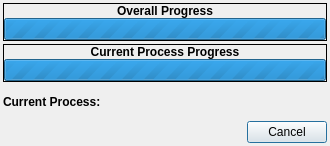
<?xml version="1.0" encoding="UTF-8"?>
<ui version="4.0">
 <class>DualProgressIndicator</class>
 <widget class="QDialog" name="DualProgressIndicator">
  <property name="windowModality">
   <enum>Qt::ApplicationModal</enum>
  </property>
  <property name="geometry">
   <rect>
    <x>0</x>
    <y>0</y>
    <width>330</width>
    <height>146</height>
   </rect>
  </property>
  <property name="sizePolicy">
   <sizepolicy hsizetype="Fixed" vsizetype="Fixed">
    <horstretch>0</horstretch>
    <verstretch>0</verstretch>
   </sizepolicy>
  </property>
  <property name="minimumSize">
   <size>
    <width>330</width>
    <height>146</height>
   </size>
  </property>
  <property name="maximumSize">
   <size>
    <width>330</width>
    <height>146</height>
   </size>
  </property>
  <property name="windowTitle">
   <string>Process Title</string>
  </property>
  <property name="windowIcon">
   <iconset resource="gui_icons.qrc">
    <normaloff>:/icons/openrpgmaker.png</normaloff>:/icons/openrpgmaker.png</iconset>
  </property>
  <property name="styleSheet">
   <string notr="true">.QFrame
{
	border-width: 1px;
	border-style: solid;
	border-color: palette(window-text);
}

.QFrame&gt;QLabel
{
	border-width: 0px;
	background-color: palette(window-text);
	color: palette(window);
	font-weight: bold;
}

.QFrame&gt;QCheckBox
{
	background-color: palette(window-text);
	border-width: 0px;
	border-style: none;
	color: palette(window);
	spacing: 3px;
	font-weight: bold;
	padding: 0px 0px 0px 3px;
}

.QFrame&gt;QCheckBox::indicator
{
	min-width: 8px;
	max-width: 8px;
	min-height: 8px;
	max-height: 8px;
	width: 8px;
	height: 8px;
	border-width: 2px;
	border-radius: 0px;
	border-style: ridge;
	border-color: palette(mid);
}

.QFrame&gt;QCheckBox::indicator:unchecked
{
	background-color: palette(base);
}

.QFrame&gt;QCheckBox::indicator:checked
{
	background-color: palette(window-text);
}

.QFrame&gt;QCheckBox::indicator:hover
{
	border-color: palette(highlight);
}</string>
  </property>
  <layout class="QVBoxLayout" name="verticalLayout_3">
   <property name="spacing">
    <number>3</number>
   </property>
   <property name="margin">
    <number>3</number>
   </property>
   <item>
    <widget class="QFrame" name="frame">
     <property name="sizePolicy">
      <sizepolicy hsizetype="Preferred" vsizetype="Fixed">
       <horstretch>0</horstretch>
       <verstretch>0</verstretch>
      </sizepolicy>
     </property>
     <property name="frameShape">
      <enum>QFrame::Box</enum>
     </property>
     <property name="frameShadow">
      <enum>QFrame::Plain</enum>
     </property>
     <layout class="QVBoxLayout" name="verticalLayout">
      <property name="spacing">
       <number>0</number>
      </property>
      <property name="margin">
       <number>0</number>
      </property>
      <item>
       <widget class="QLabel" name="label_2">
        <property name="sizePolicy">
         <sizepolicy hsizetype="Preferred" vsizetype="Fixed">
          <horstretch>0</horstretch>
          <verstretch>0</verstretch>
         </sizepolicy>
        </property>
        <property name="font">
         <font>
          <weight>75</weight>
          <bold>true</bold>
         </font>
        </property>
        <property name="text">
         <string>Overall Progress</string>
        </property>
        <property name="alignment">
         <set>Qt::AlignCenter</set>
        </property>
       </widget>
      </item>
      <item>
       <widget class="QWidget" name="widget_2" native="true">
        <layout class="QVBoxLayout" name="verticalLayout_4">
         <property name="spacing">
          <number>0</number>
         </property>
         <property name="margin">
          <number>0</number>
         </property>
         <item>
          <widget class="QProgressBar" name="pbOverall">
           <property name="maximum">
            <number>0</number>
           </property>
           <property name="value">
            <number>0</number>
           </property>
          </widget>
         </item>
        </layout>
       </widget>
      </item>
     </layout>
    </widget>
   </item>
   <item>
    <widget class="QFrame" name="frame_2">
     <property name="sizePolicy">
      <sizepolicy hsizetype="Preferred" vsizetype="Fixed">
       <horstretch>0</horstretch>
       <verstretch>0</verstretch>
      </sizepolicy>
     </property>
     <property name="frameShape">
      <enum>QFrame::Box</enum>
     </property>
     <property name="frameShadow">
      <enum>QFrame::Plain</enum>
     </property>
     <layout class="QVBoxLayout" name="verticalLayout_2">
      <property name="spacing">
       <number>0</number>
      </property>
      <property name="margin">
       <number>0</number>
      </property>
      <item>
       <widget class="QLabel" name="label_3">
        <property name="sizePolicy">
         <sizepolicy hsizetype="Preferred" vsizetype="Fixed">
          <horstretch>0</horstretch>
          <verstretch>0</verstretch>
         </sizepolicy>
        </property>
        <property name="font">
         <font>
          <weight>75</weight>
          <bold>true</bold>
         </font>
        </property>
        <property name="text">
         <string>Current Process Progress</string>
        </property>
        <property name="alignment">
         <set>Qt::AlignCenter</set>
        </property>
       </widget>
      </item>
      <item>
       <widget class="QWidget" name="widget" native="true">
        <layout class="QHBoxLayout" name="horizontalLayout">
         <property name="spacing">
          <number>0</number>
         </property>
         <property name="margin">
          <number>0</number>
         </property>
         <item>
          <widget class="QProgressBar" name="pbCurrentProcess">
           <property name="maximum">
            <number>0</number>
           </property>
           <property name="value">
            <number>0</number>
           </property>
          </widget>
         </item>
        </layout>
       </widget>
      </item>
     </layout>
    </widget>
   </item>
   <item>
    <widget class="QLabel" name="lblCurrentProcess">
     <property name="font">
      <font>
       <weight>75</weight>
       <bold>true</bold>
      </font>
     </property>
     <property name="text">
      <string>Current Process:</string>
     </property>
     <property name="alignment">
      <set>Qt::AlignLeading|Qt::AlignLeft|Qt::AlignVCenter</set>
     </property>
    </widget>
   </item>
   <item>
    <widget class="QDialogButtonBox" name="buttonBox">
     <property name="orientation">
      <enum>Qt::Horizontal</enum>
     </property>
     <property name="standardButtons">
      <set>QDialogButtonBox::Cancel</set>
     </property>
    </widget>
   </item>
  </layout>
 </widget>
 <resources>
  <include location="gui_icons.qrc"/>
 </resources>
 <connections/>
</ui>
